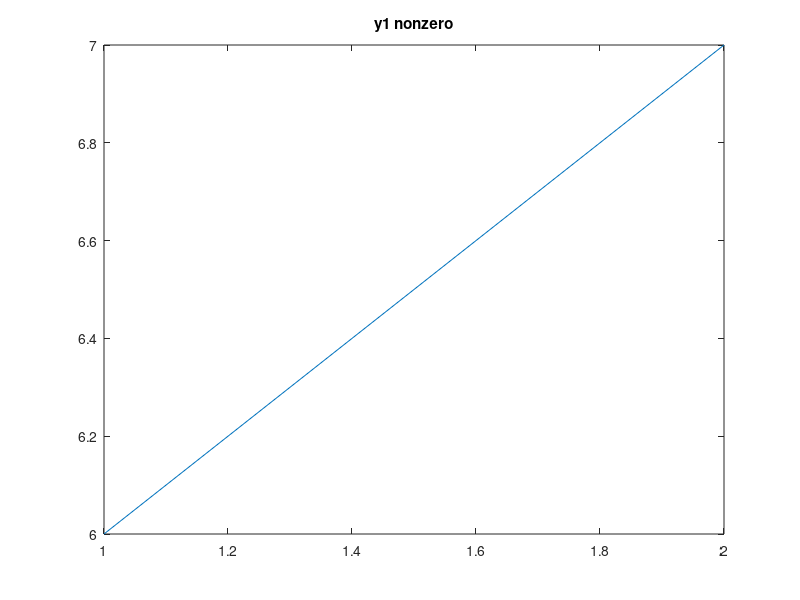
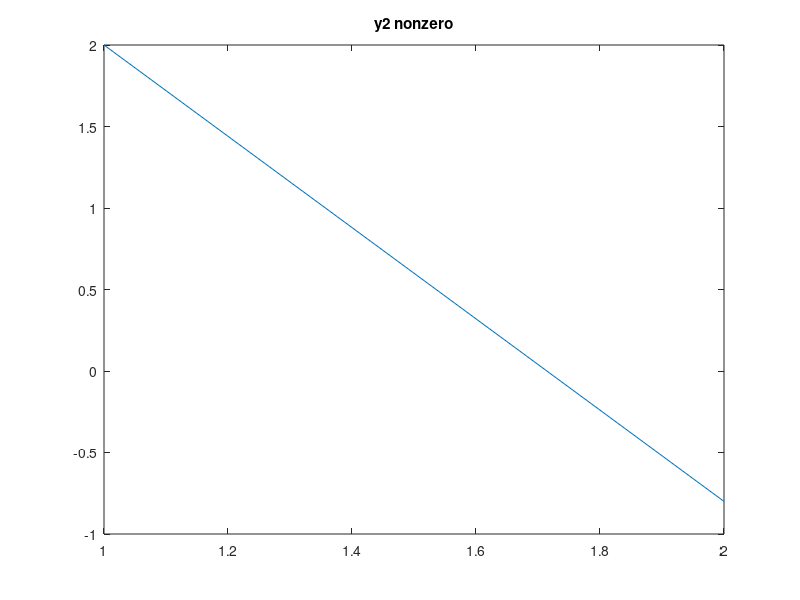
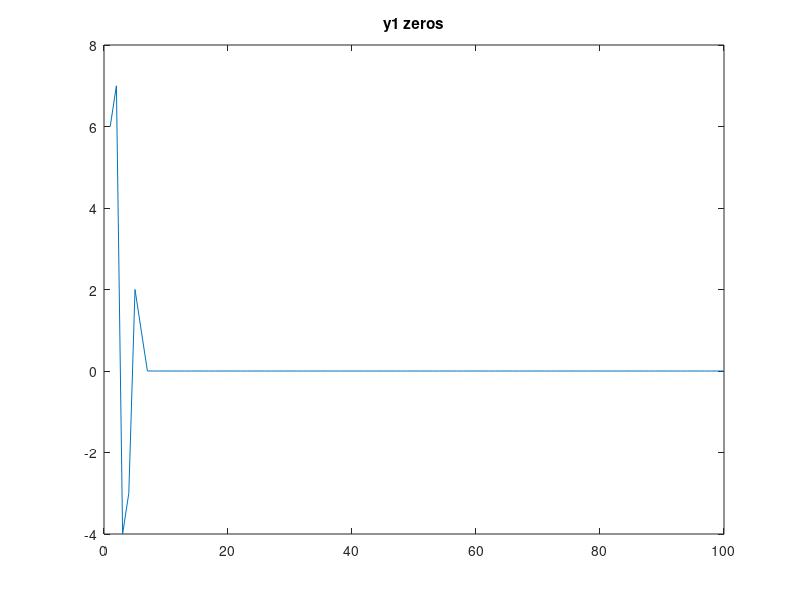
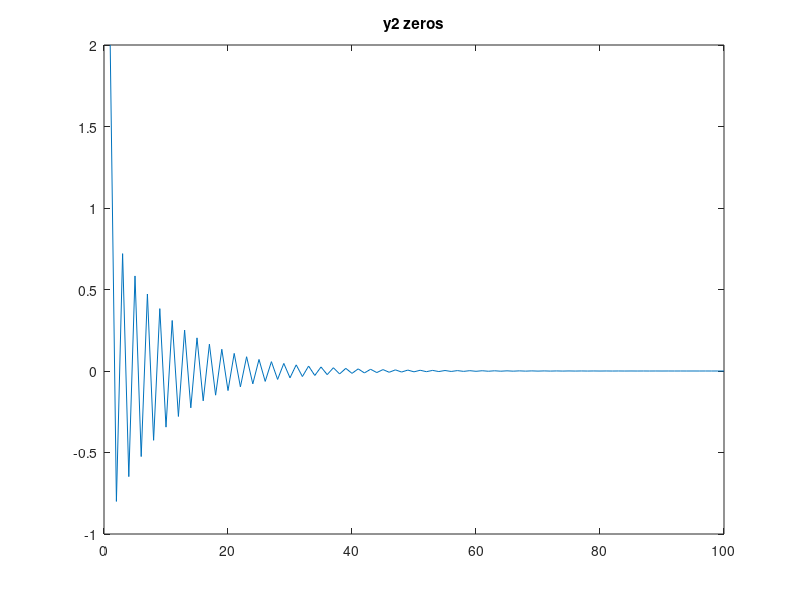

MATLAB code to generate these figures, in order:
close all
clear all

% y = filter(b,a,x)

b1 = [3 2 -3 0 1]; % x
a1 = 1; % y
b2 = 1;
a2 = [1 0.9];

for i = 1:2
    x(i) = 3 - i;
end

y1 = filter(b1, a1, x);
y2 = filter(b2, a2, x);
figure(1);
plot(y1);
title('y1 nonzero');
figure(2);
plot(y2);
title('y2 nonzero');

%%
for i = 1:100
    if i < 3
        x2(i) = 3 - i;
    else
        x2(i) = 0;
    end
end

y3 = filter(b1, a1, x2);
y4 = filter(b2, a2, x2);
figure(3);
plot(y3);
title('y1 zeros');
figure(4);
plot(y4);
title('y2 zeros');
